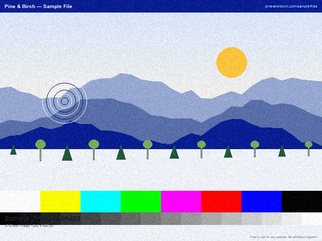
%> input picture image1.jpg, 322 x 241 px, shrunk from 640 x 480 before the run
$ octave partieC_couleurs.m   (GNU Octave 9; MATLAB toolbox functions it lacks are replaced by stand-ins)
%> lines starting %> are read from the running program, lines starting %| are printed output that depends on the picture
### solutions/sans_toolbox/rgb2gray.m
function G = rgb2gray(RGB)
% Version simplifiée : luminance Y = 0.2989 R + 0.5870 G + 0.1140 B
if size(RGB, 3) ~= 3, G = RGB; return; end
d = double(RGB);
G = cast(0.2989*d(:,:,1) + 0.5870*d(:,:,2) + 0.1140*d(:,:,3), class(RGB));
end

### solutions/sans_toolbox/imshow.m
function hOut = imshow(I, varargin)
% Version simplifiée (sans Image Processing Toolbox).
% imshow(I) : gris ou RGB ; imshow(X, map) : image indexée.
if nargin >= 2 && isnumeric(varargin{1}) && ~isempty(varargin{1}) && size(varargin{1}, 2) == 3
    h = image(I); colormap(gca, varargin{1});          % image indexée
elseif size(I, 3) == 3
    h = image(I);                                      % couleur
else
    if isa(I, 'uint8'),      lim = [0 255];
    elseif isa(I, 'uint16'), lim = [0 65535];
    else,                    lim = [0 1];
    end
    h = imagesc(double(I), lim); colormap(gca, gray(256));
end
axis image off;
if nargout, hOut = h; end
end

### solutions/partieC_couleurs.m
%% TP1 - Partie C : Séparation des couleurs
% NB : "color2rgb" et "color2gray" ne sont pas des fonctions MATLAB.
% On sépare les canaux par indexation et on utilise rgb2gray.
clear; close all; clc;
% --- Recherche automatique des dossiers (marche depuis TP1/ ou TP1/solutions/) ---
baseDir = fileparts(mfilename('fullpath'));
if isempty(baseDir), baseDir = pwd; end        % exécution section par section / code collé
cand = {baseDir, fullfile(baseDir,'..'), pwd, fullfile(pwd,'..')};
imgDir = '';
for i = 1:numel(cand)
    if exist(fullfile(cand{i}, 'cameraman.tif'), 'file') == 2, imgDir = cand{i}; break; end
end
if isempty(imgDir), error('Images introuvables : faites cd vers le dossier TP1 ou TP1/solutions.'); end
outDir = fullfile(imgDir, 'solutions');        % les résultats sont enregistrés ici
if exist(outDir, 'dir') ~= 7, outDir = imgDir; end
% Si Image Processing Toolbox absente : utiliser les versions simplifiées
tbDir = fullfile(outDir, 'sans_toolbox');
if exist('imrotate','file') ~= 2 && exist(tbDir, 'dir') == 7, addpath(tbDir); end
fichiers = {'image1.jpg','image2.jpg'};

for k = 1:numel(fichiers)
    RGB = imread(fullfile(imgDir, fichiers{k}));
%> RGB is the input picture: size 241x322x3 uint8; mean R, G, B 168, 176.4, 202.1
    R = RGB(:,:,1); G = RGB(:,:,2); B = RGB(:,:,3);
%> after `R = RGB(:,:,1)`:
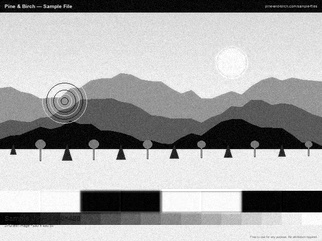
%> R: size 241x322 uint8; min 0, max 255, mean 168
%> after `G = RGB(:,:,2)`:
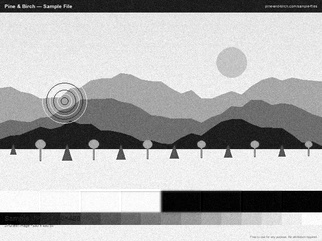
%> G: size 241x322 uint8; min 0, max 255, mean 176.4
%> after `B = RGB(:,:,3)`:
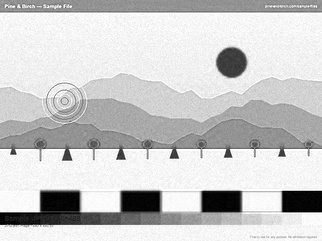
%> B: size 241x322 uint8; min 0, max 255, mean 202.1
    Z = zeros(size(R), 'like', R);
%> Z: size 241x322 uint8; every value is 0

    figure('Name', ['Séparation RGB - ' fichiers{k}]);
    subplot(2,4,1); imshow(RGB); title('Originale');
    % Composantes en niveaux de gris (intensité de chaque canal)
    subplot(2,4,2); imshow(R); title('R (gris)');
    subplot(2,4,3); imshow(G); title('G (gris)');
    subplot(2,4,4); imshow(B); title('B (gris)');
    % Composantes en couleur
    subplot(2,4,6); imshow(cat(3,R,Z,Z)); title('Rouge');
    subplot(2,4,7); imshow(cat(3,Z,G,Z)); title('Vert');
    subplot(2,4,8); imshow(cat(3,Z,Z,B)); title('Bleu');
%> after `title('Bleu')`:
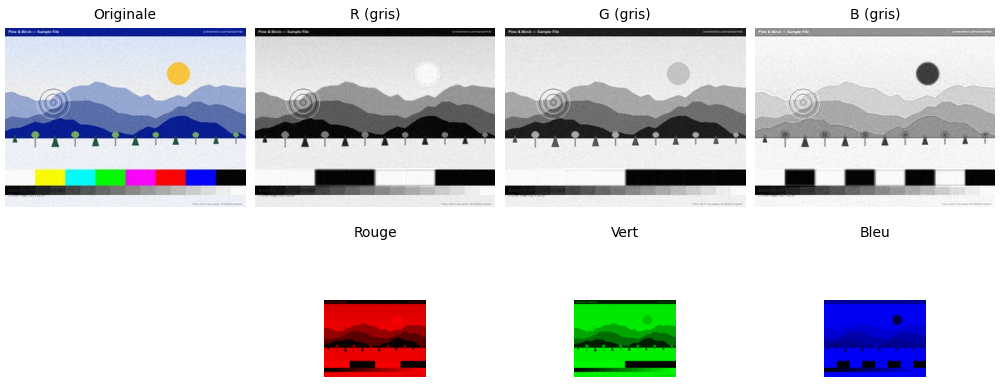
%> figure redrawn from the program's plot data, 7 panels
    saveas(gcf, fullfile(outDir, sprintf('C_rgb_%d.png', k)));

    % Conversion en niveaux de gris : Y = 0.2989 R + 0.5870 G + 0.1140 B
    Gray = rgb2gray(RGB);
%> in rgb2gray, `G = cast(0.2989*d(:,:,1) + 0.5870*d(:,:,2) + 0.1140*d(:,:,3), class(RG..`:
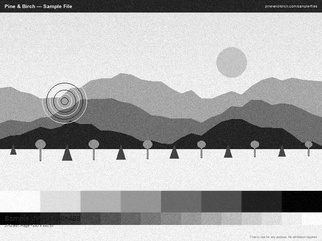
%> G: size 241x322 uint8; min 0, max 255, mean 176.9
    figure('Name', ['Niveaux de gris - ' fichiers{k}]);
    subplot(1,2,1); imshow(RGB);  title('Couleur');
    subplot(1,2,2); imshow(Gray); title('rgb2gray');
    saveas(gcf, fullfile(outDir, sprintf('C_gray_%d.png', k)));
end
%> pass 2 of the loop `for k = 1:numel(fichiers)`:
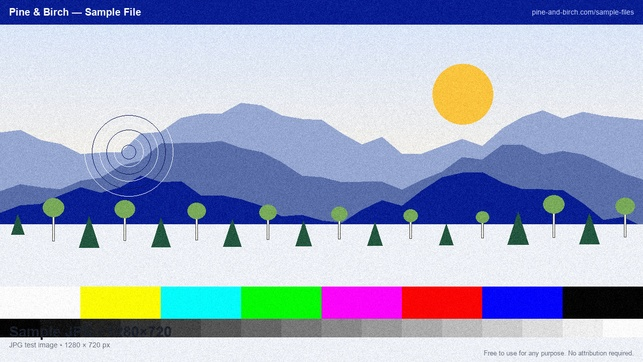
%> input picture image2.jpg, 643 x 362 px, shrunk from 1280 x 720 before the run
%> RGB is the input picture: size 362x643x3 uint8; mean R, G, B 164.2, 172.9, 198.9
%> R: size 362x643 uint8
%> B: size 362x643 uint8
%> Z: size 362x643 uint8; every value is 0
%> `title('Bleu')`:
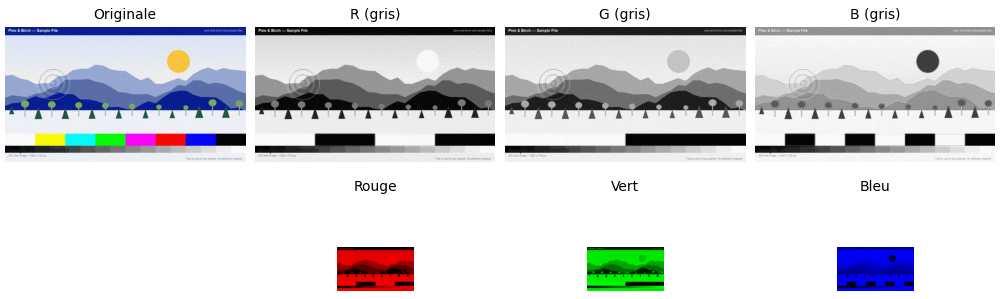
%> figure redrawn from the program's plot data, 7 panels
%> d: size 362x643x3 double
%> in rgb2gray (call 2), `G = cast(0.2989*d(:,:,1) + 0.5870*d(:,:,2) + 0.1140*d(:,:,3), class(RG..`:
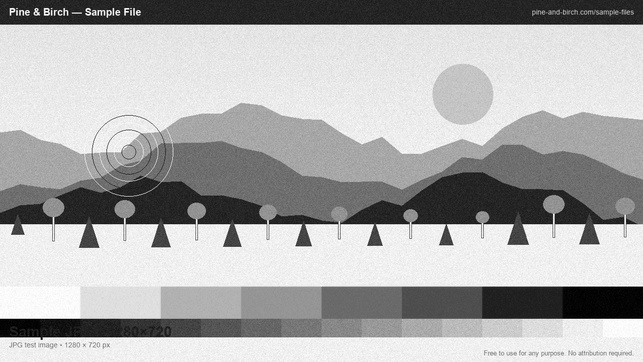
%> G: size 362x643 uint8; min 0, max 255, mean 173.3
% Remarque : une zone apparaît claire dans un canal si cette couleur y est
% fortement présente (ex. le ciel est clair dans B). Le vert a le poids le
% plus fort dans rgb2gray car l'œil y est le plus sensible.
